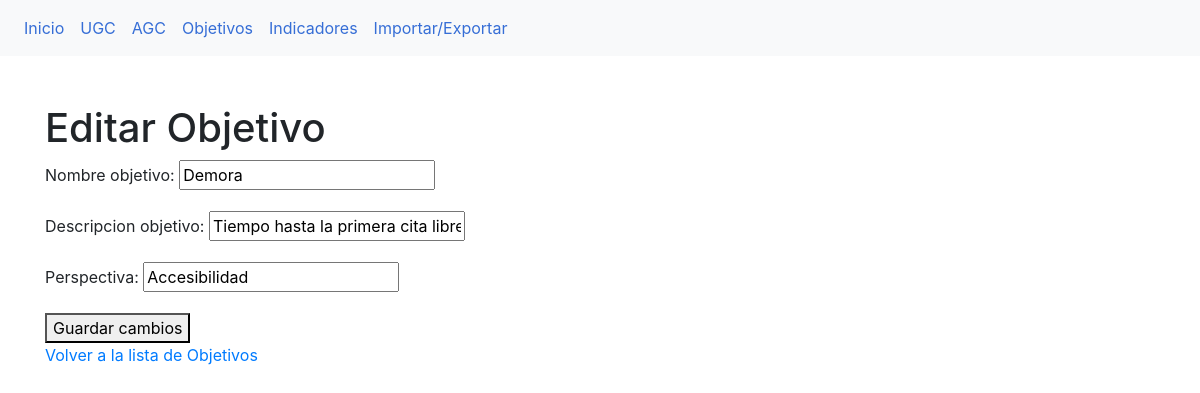
The page /objetivos/editar/2/ on the database its author committed.
### myapp/models.py (models this page shows, shortened)
class Objetivo(models.Model):
    id_objetivo = models.AutoField(primary_key=True)
    nombre_objetivo = models.CharField(max_length=255)
    descripcion_objetivo = models.CharField(max_length=255, blank=True, null=True)
    perspectiva = models.CharField(max_length=255)

### myapp/views.py (the view, shortened to what this page needs)
# urls.py: path('objetivos/editar/<int:id_objetivo>/', EditarObjetivoView.as_view(), name='editar_objetivo'),
class EditarObjetivoView(View):
    def get(self, request, id_objetivo):
        objetivo = get_object_or_404(Objetivo, id_objetivo=id_objetivo)
        form = ObjetivoForm(instance=objetivo)
        return render(request, 'myapp/editar_objetivo.html', {'form': form, 'id_objetivo': id_objetivo})

### myapp/forms.py
class ObjetivoForm(forms.ModelForm):
    class Meta:
        model = Objetivo
        fields = '__all__'

### myapp/templates/myapp/editar_objetivo.html (shortened to what this page needs)
{% extends "myapp/base.html" %}
{% block content %}
    <h1>Editar Objetivo</h1>
    <form method="post" action="">
        {{ form.as_p }}
        <button type="submit">Guardar cambios</button>
    </form>
    <a href="{% url 'gestionar_objetivos' %}">Volver a la lista de Objetivos</a>
{% endblock %}

### static/css/styles.css (style rules this page uses)
body { background-color: #f2f2f2; font-family: 'Arial', sans-serif; }
body { background-color: #f8f9fa; }

### rows shown on the page
Objetivo: nombre_objetivo "Demora", descripcion_objetivo "Tiempo hasta la primera cita libre", perspectiva "Accesibilidad"
